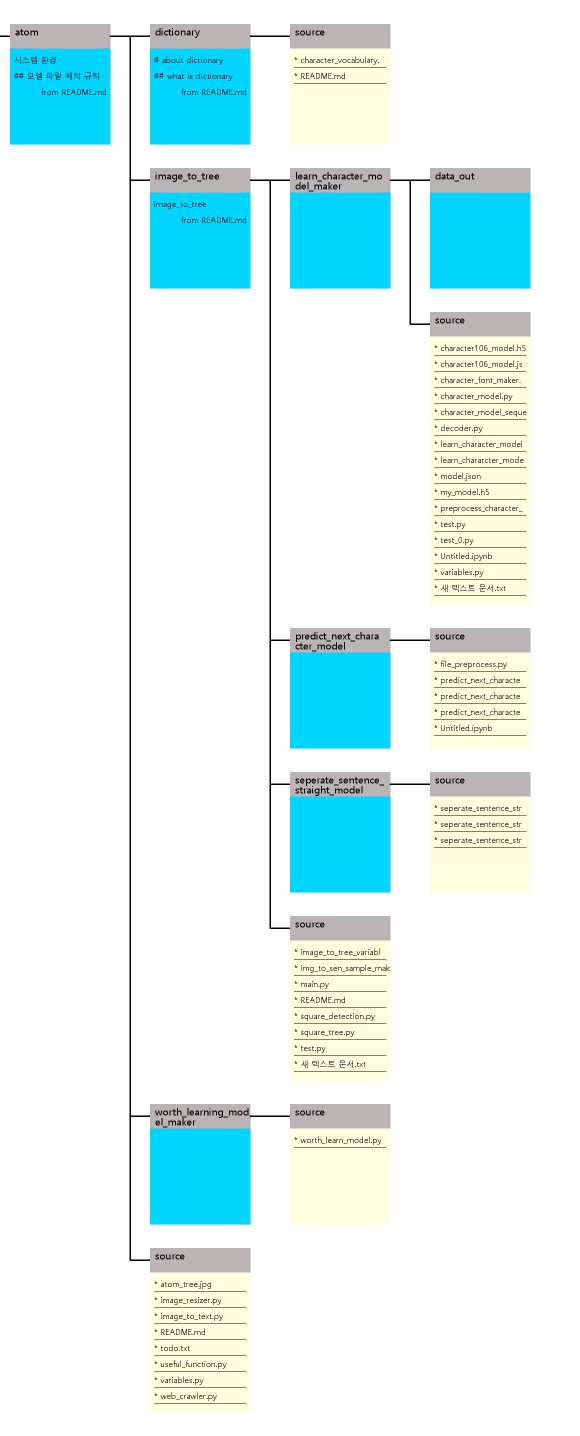
#> input picture atom_map.jpg, 1160 x 2872 px, given as the content of the folder C:/atom_data/full_images/chrome_images, which was not available (shown at 1/2 size)
$ python ss_image_maker.py   (older library calls are emulated)
#> lines starting #> are read from the running program, lines starting #| are printed output that depends on the picture; after the words box and inside, x2 and y2 are one past the last pixel; in counts of white or black regions, pixels touching at a corner belong together; pictures that were not available may be replaced by others from this repository, and a replacement may not be noted
### useful_function.py
import os
import time
import tensorflow as tf
import matplotlib.pyplot as plt

def write_model_txt(model, path):
    f = open(path+"/model_description.txt",'w')
    return True


# [8 lines left out: function create_folder, not called in this run]


def time_format():
    return time.strftime('%Y-%m-%d-%H-%M', time.localtime(time.time()))

# [5 lines left out: function draw_2d_list, not called in this run]


def display_n_m_images(rows,cols,image_list,title_list):
    fig = plt.figure()

    axis_list = []
    for i in range(rows*cols):
        axn = fig.add_subplot(rows,cols,i+1)

        if len(image_list[i].shape) == 3:
            axn.imshow(image_list[i])
        else:
            axn.imshow(image_list[i],cmap="gray",)
        axn.set_title(title_list[i])
        axn.axis("off")
    fig.tight_layout()
    plt.show()

### image_to_tree/separate_sentence_straight_model/ss_image_maker.py
import os
import cv2
import numpy as np
import variables as VARIABLES
import random
import copy
from separate_sentence_straight_model_variables import *
from useful_function import display_n_m_images
import matplotlib.pyplot as plt
"""
A file to create images for model training that separates straights and sentences

"""
def find_child_outline(con,h,i,outline_list):
    outline_list.append(con[i])
    child_idx = h[0][i][2]
    while child_idx != -1:
        grand_child_idx = h[0][child_idx][2]
        while grand_child_idx != -1:
            print("in")
            outline_list = find_child_outline(con, h, grand_child_idx, outline_list)
            grand_child_idx = h[0][grand_child_idx][0]
        child_idx = h[0][child_idx][0]
    return outline_list

def find_outline(contour, h1):
    outline = []
    for i in range(len(h1[0])):
        if h1[0][i][3]==-1:
            outline = find_child_outline(contour,h1,i,outline)
    return outline

def save_image(image, dir_path, key, imc):
    print(key)
    file_name = "{0:>03}".format(imc)+"c"+str(key-48)+".jpg"
    print(os.path.join(dir_path,file_name))
    cv2.imwrite( os.path.join(dir_path,file_name), image)
    return 0


def make_ss_image(original_image_path, number_of_image_use_option):
#> called with original_image_path = 'C:\\atom_data/full_images/chrome_images', number_of_image_use_option = 'max'
    images = os.listdir(original_image_path)
    for image_num in range(len(images)):
        image = cv2.imread(os.path.join(original_image_path, images[image_num]))
#> image is the input picture: shape (2872, 1160, 3); mean B, G, R 244.8, 244.1, 225.2

        gray_image = cv2.cvtColor(image, cv2.COLOR_BGR2GRAY)
        kernel = np.ones((2, 2), np.uint8)
        erosion = cv2.erode(gray_image, kernel)
        dilation = cv2.dilate(gray_image, kernel)
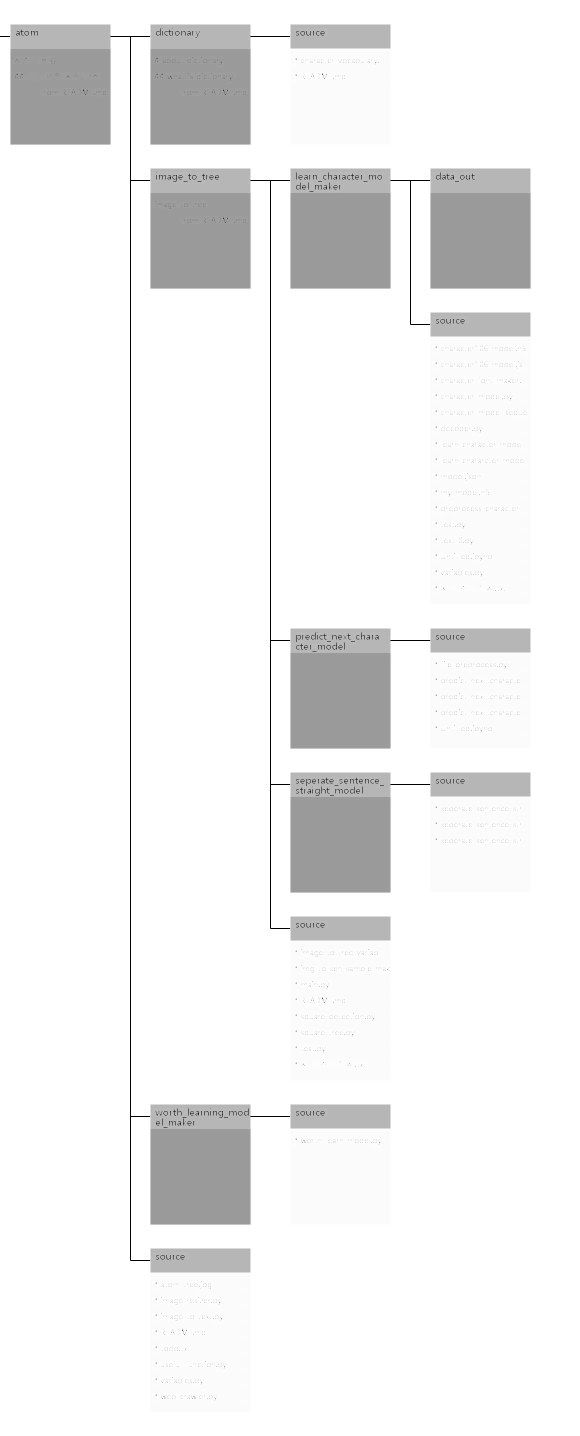
#> dilation: shape (2872, 1160) (shown at 1/2 size); min 0, max 255, mean 241.1
        morph_gradient = dilation - erosion  # 외곽선 추출


        inv_morph_gradient = cv2.bitwise_not(morph_gradient)
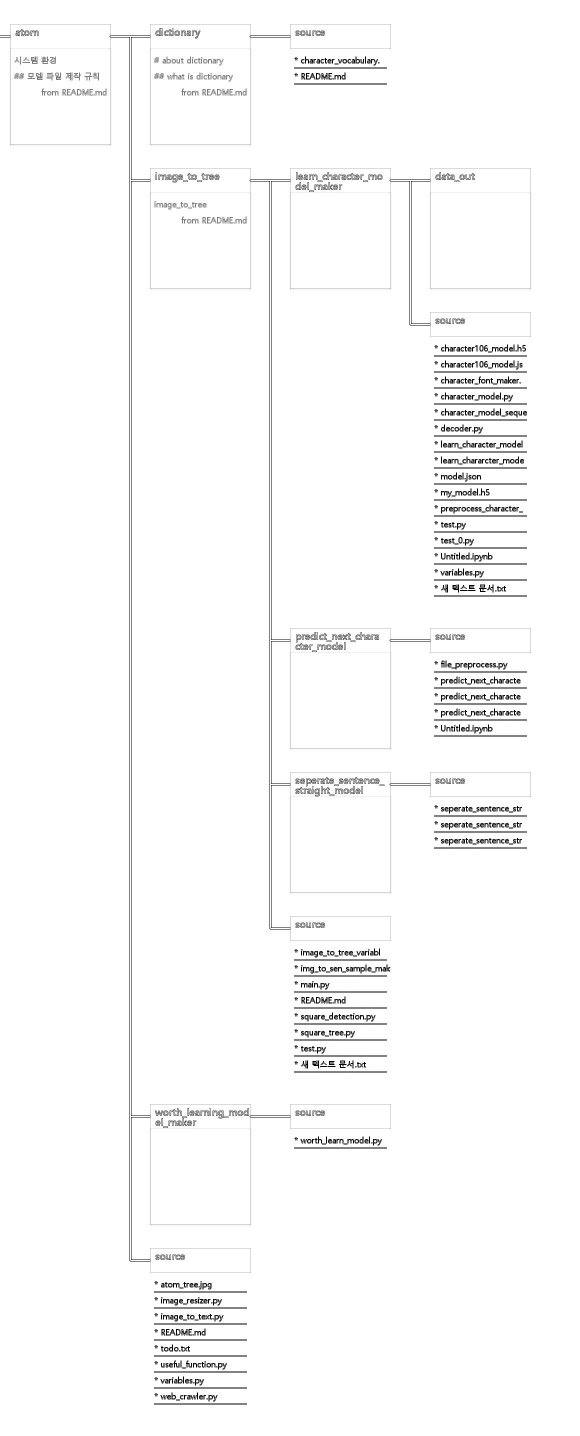
#> inv_morph_gradient: shape (2872, 1160) (shown at 1/2 size); min 0, max 255, mean 249.8
        morph_adthresh = cv2.adaptiveThreshold(inv_morph_gradient, 255, cv2.ADAPTIVE_THRESH_MEAN_C, cv2.THRESH_BINARY_INV, 11, 3) # 이걸로 구별하자
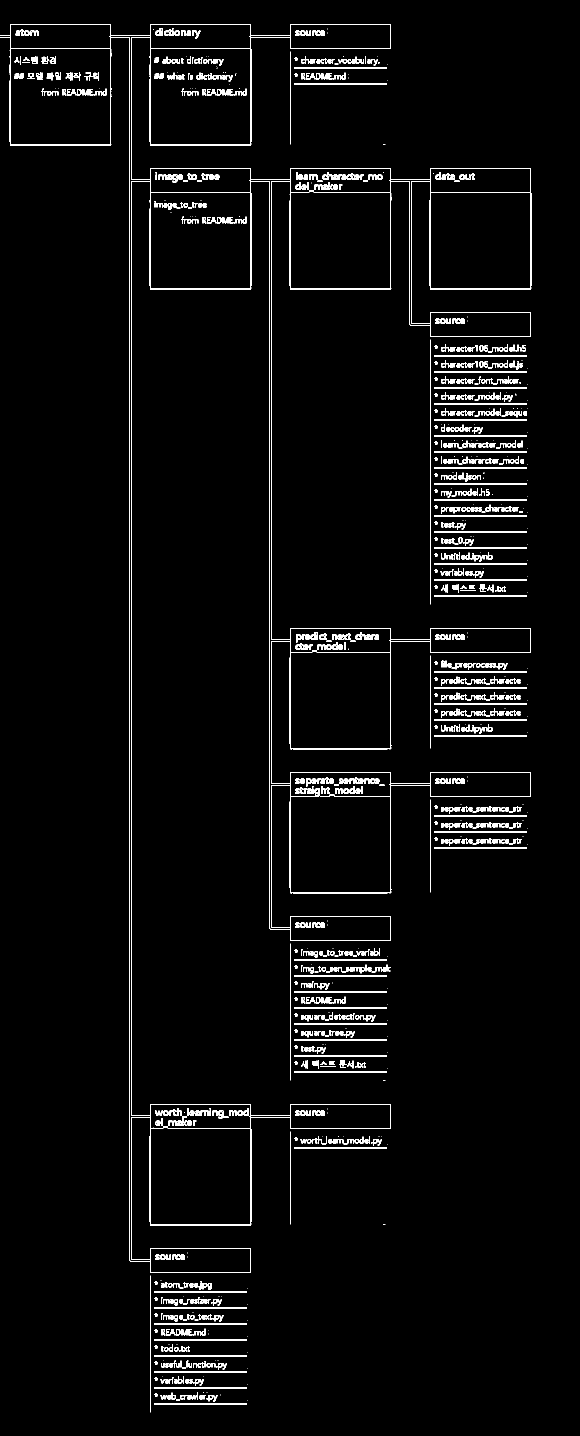
#> morph_adthresh: shape (2872, 1160) (shown at 1/2 size); 2.8% white in thin lines or dots, all inside (x1, y1, x2, y2) = (0, 48, 1063, 2825)
        _, morph_thresh = cv2.threshold(inv_morph_gradient, 127, 255, cv2.THRESH_BINARY_INV)
#> morph_thresh: shape (2872, 1160); 2% white in thin lines or dots, all inside (x1, y1, x2, y2) = (0, 56, 1054, 2809)

        cv2.imshow("morph thresh", morph_thresh)
        cv2.waitKey(0)

        kernel = np.ones((3, 3), np.uint8)
        morph_close = cv2.morphologyEx(morph_adthresh, cv2.MORPH_CLOSE, kernel, iterations=1)
#> morph_close: shape (2872, 1160); 3.5% white; 417 white regions (176 under 20 px), largest, box (x1, y1, x2, y2) and area: (0, 48, 1063, 2546) 37339, (882, 1612, 1044, 1627) 1133, (882, 1644, 1044, 1659) 1133
        morph_thr_close = cv2.morphologyEx(morph_thresh, cv2.MORPH_CLOSE, kernel, iterations=1)
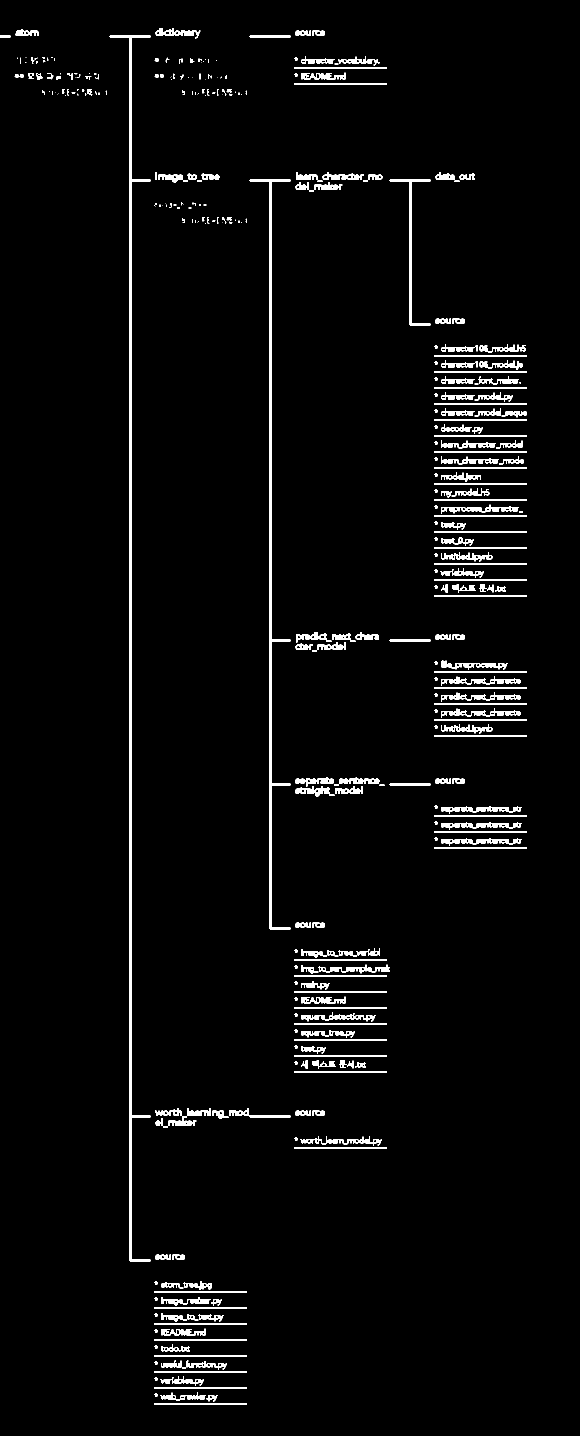
#> morph_thr_close: shape (2872, 1160) (shown at 1/2 size); 2.7% white; 347 white regions (90 under 20 px)
        #morph_close = morph_adthresh

        display_n_m_images(2, 2, [morph_thr_close, dilation, morph_gradient, morph_adthresh],
                           ["morph_thr_close", "dilation", "morph_gradient", "morph adthresh"])
        cv2.imshow("morph close", morph_close)
        cv2.waitKey(0)

        approx_on = False
        convex_on = False
        rectangle_on = False
        iamge, contours, hierachy = cv2.findContours(morph_close, cv2.RETR_TREE, cv2.CHAIN_APPROX_SIMPLE)
#> contours = 723 contours, 257 with area under 20; largest, box (x1, y1, x2, y2) and area: (0, 48, 1063, 2546) 475438, (580, 1591, 782, 1786) 38617, (300, 2255, 502, 2450) 38607, (580, 1303, 782, 1498) 38607, (580, 383, 782, 578) 38607
        _, contours2, hierachy2 = cv2.findContours(morph_close, cv2.RETR_TREE, cv2.CHAIN_APPROX_SIMPLE)
#> contours2 has the same summary as contours
        outline = find_outline(contours,hierachy)
#> the loop in find_outline, `for i in range(len(h1[0])):` made 723 passes
#> outline on pass 1: [[[308, 2807], [308, 2808], [493, 2808], [493, 2807]]]
#> after the loop in find_outline, `for i in range(len(h1[0])):`: outline = 417 contours, 190 with area under 20; largest, box (x1, y1, x2, y2) and area: (0, 48, 1063, 2546) 475438, (882, 1676, 1044, 1691) 1008, (882, 1644, 1044, 1659) 1008, (882, 1612, 1044, 1627) 1008, (882, 1009, 1038, 1027) 998

        print("len",len(outline))
#| len 417

        contours = outline
#> contours has the same summary as outline in find_outline

        show_image = copy.deepcopy(image)
        result = []
        AREACUT = False
        for i in range(len(contours)):
            # 각 Contour Line을 구분하기 위해서 Color Random생성
            b = 0
            g = 0
            r = 255
            cnt = contours[i]
            area = cv2.contourArea(cnt)

            if AREACUT is True:
                if area > 30:
                    if approx_on:
                        epsilon = 0.005 * cv2.arcLength(cnt, True)
                        approx = cv2.approxPolyDP(cnt, epsilon, True)
                        img = cv2.drawContours(image, [approx], -1, (b, g, r), 2)
                    elif convex_on:
                        hull = cv2.convexHull(cnt)
                        img = cv2.drawContours(image, [hull], -1, (b, g, r), 2)
                    elif rectangle_on:
                        x, y, w, h = cv2.boundingRect(cnt)
                        """
                        copy1 = no_straight.copy()
                        copy2 = copy1[y:y + h, x:x + w]
                        cv2.imshow(copy2)
                        TF = input()
                        cv2.waitKey(0)
                        if TF is not (1 and 0):
                            print("errrrrr")
                        cv2.imwrite("./image_to_sen_out/" + IMG_CODE + "L" + TF + ".jpg", copy2)
                        """
                        cv2.rectangle(image, (x, y), (x + w, y + h), (b, g, r), 2)
                        result.append([x, y, x + w, y + h, w * h])
                    else:
                        show_image = cv2.drawContours(image, [cnt], 1, (b, g, r), 1)
            else:
                show_image = cv2.drawContours(image, [cnt], 0, (b, g, r), 1)
#> this loop made 417 passes
#> area on passes 3, 5, 6: 128, 22, 557.5
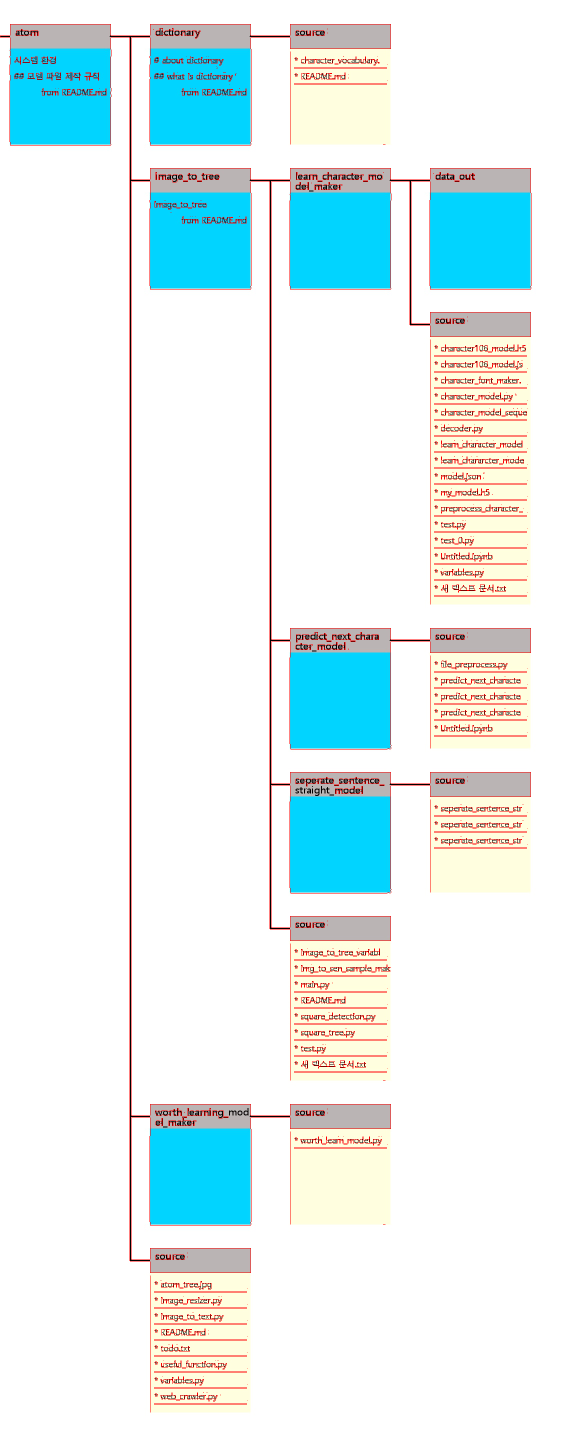
#> image: shape (2872, 1160, 3) (shown at 1/2 size); 1.89% of pixels changed, all inside (x1, y1, x2, y2) = (0, 48, 1063, 2825)
#> after the loop, result = []
        pltrgb = cv2.cvtColor(show_image,cv2.COLOR_BGR2RGB)
        plt.imshow(pltrgb)
        plt.show()
        """
        result = sorted(result, key=lambda a: -a[4])
        print(result)
        high_density = []
        for i in range(len(result)):
            sx,sy,ex,ey,size = result[i]
            density = np.average(morph_close[sy:ey,sx:ex])
            if density > 120:
                append = True
                for j in range(len(high_density)):
                    hsx, hsy, hex, hey, s,a = high_density[j]
                    if sx >= hsx and sy >= hsy and ex <= hex and ey <= hey:
                        append=False
                        break
                if append:
                    result[i].append(1)
                    print("append ",result[i])
                    high_density.append(result[i])
        print(high_density)
        new_dir_path = os.path.join(SS_GRADIENT_IMAGE_DIR_PATH, images[image_num][:-4])
        os.makedirs(new_dir_path)
        image_counter = 0
        for i in range(len(high_density)):
            sx,sy,ex,ey,s,c = high_density[i]
            ims = morph_gradient[sy:ey, sx:ex]
            cv2.imshow("image",ims)
            key_input = cv2.waitKey(0)
            cv2.destroyAllWindows()
            save_image(ims, new_dir_path, key_input, image_counter)
            image_counter += 1
        #draw(show_image_c, high_density,"squares",(255,0,0),1)
    """
    return 0


if __name__ == "__main__":

    sample_dir_path = VARIABLES.FULL_CHROME_PATH

    make_ss_image(sample_dir_path, "max")
